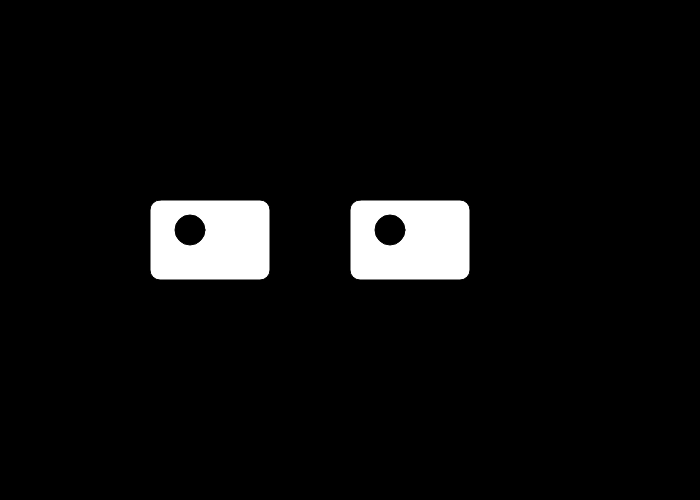
Frame 1 (no input)
Frame 60 (no input): identical to frame 1, image omitted
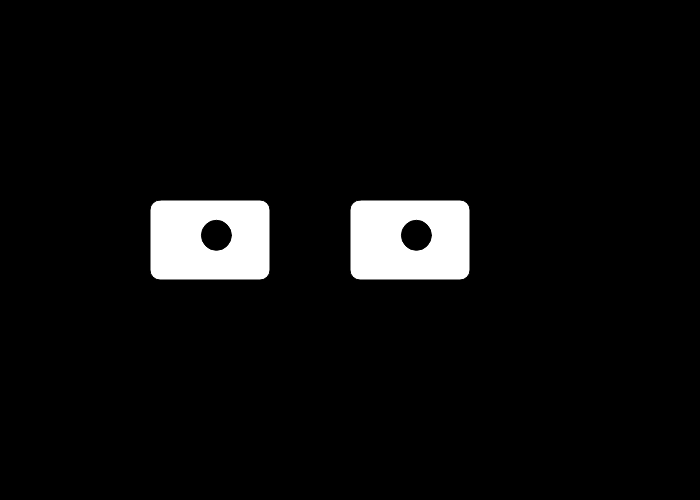
Frame 120 (the mouse pressed at the canvas centre since frame 60)

The p5.js sketch that drew these frames (run headless with seeded random() and noise() and a simulated clock; from frame 60 on, the mouse is pressed at the canvas centre):

// p5.js sketch
// ── sketch.js
// Sergey Pak
// Wandering Eyes
// Move your mouse to make the eyes follow you.
// Click the mouse to make both pupils jump to a random position inside the eyes.
// Press any key to make the eyes “blink” (they shrink for a moment).
let eyeLeft = 150
let eyeRight = 350
let eyeY = 200;

let pupilOffsetX = 0;
let pupilOffsetY = 0;

let blinkSize = 80; // height of eyes
let isBlinking = false;

function setup() {
  createCanvas(700, 500);
}

function draw() 
{
  background(0);

  // CONDITIONALS FOR BLINKING
  if (isBlinking === true) 
  {
    blinkSize = 20; // small height when blinking
  } 
  
  else if (keyIsPressed) 
  {
    blinkSize = 40; // half blink when key is held
  } 
  
  else 
  {
    blinkSize = 80; // normal open eyes
  }

  // EYE OUTLINES
  fill(255);
  rect(eyeLeft, eyeY, 120, blinkSize, 10);
  rect(eyeRight, eyeY, 120, blinkSize, 10);

  // PUPIL MOVEMENT FOLLOWING MOUSE
  // pupils follow mouse but stay inside the eye
  let followX = map(mouseX, 0, width, -20, 20);
  let followY = map(mouseY, 0, height, -10, 10);

  // pupils use same offsets so they stay synchronized
  let finalPupilX = followX + pupilOffsetX;
  let finalPupilY = followY + pupilOffsetY;

  // DRAW PUPILS
  fill(0);
  ellipse(eyeLeft + 60 + finalPupilX, eyeY + blinkSize/2 + finalPupilY, 30, 30);
  ellipse(eyeRight + 60 + finalPupilX, eyeY + blinkSize/2 + finalPupilY, 30, 30);
}

function mousePressed() 
{
  // random synchronized movement inside the eye
  pupilOffsetX = random(-15, 15);
  pupilOffsetY = random(-8, 8);

}

function keyPressed() 
{
  // triggers blink
  isBlinking = true;
}

function keyReleased() 
{
  isBlinking = false;
}
